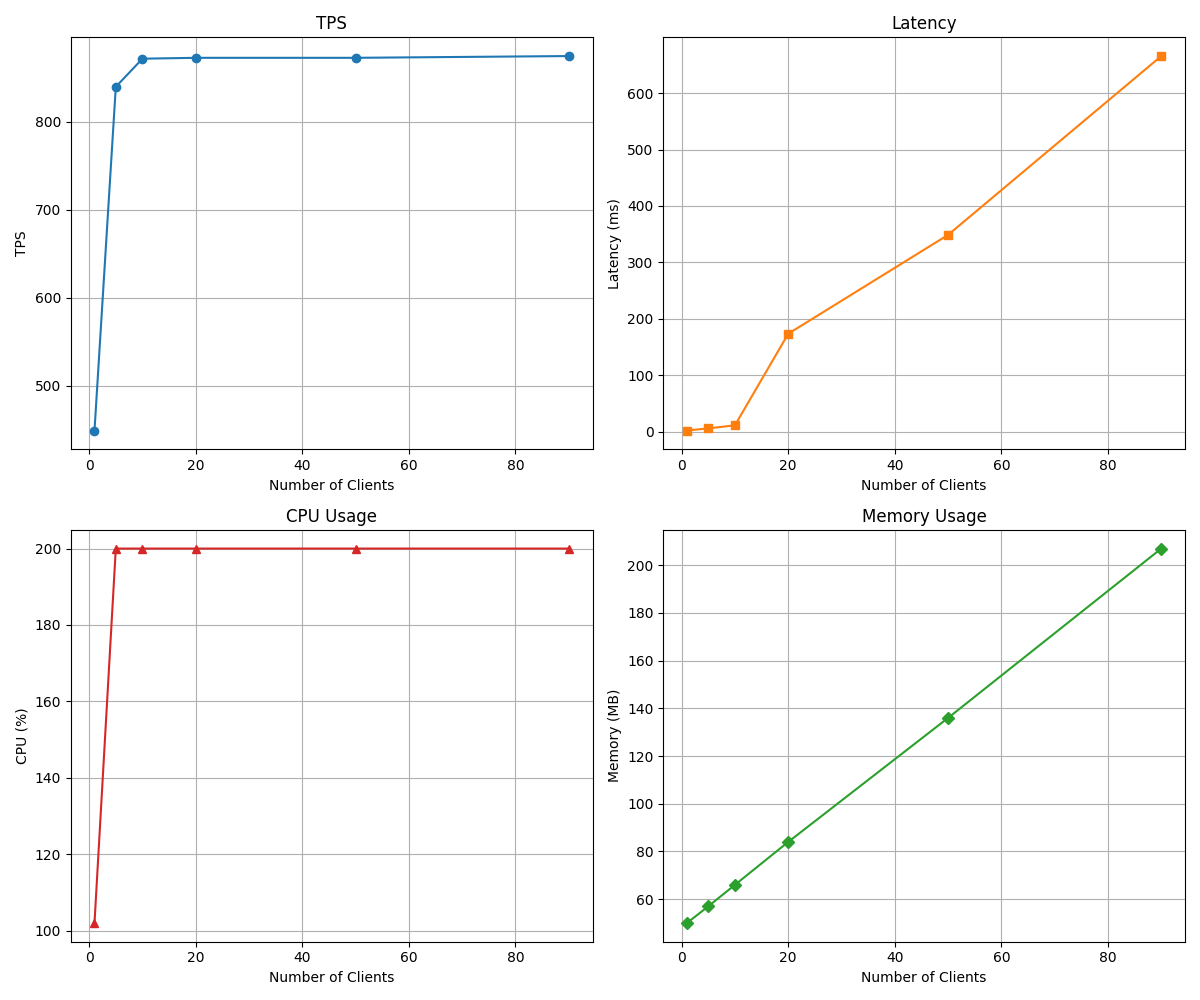

Python code for this plot:
import matplotlib.pyplot as plt

clients = [1, 5, 10, 20, 50, 90]
tps = [449, 840, 872, 873, 873, 875]
latency = [2.224, 5.947, 11.460, 173.646, 348.871, 665.634]
cpu = [102, 200, 200, 200, 200, 200]
memory = [50, 57, 66, 84, 136, 207]

fig, axs = plt.subplots(2, 2, figsize=(12, 10))

# TPS
axs[0, 0].plot(clients, tps, marker='o', label='TPS')
axs[0, 0].set_title('TPS')
axs[0, 0].set_xlabel('Number of Clients')
axs[0, 0].set_ylabel('TPS')
axs[0, 0].grid(True)

# Latency
axs[0, 1].plot(clients, latency, marker='s', color='tab:orange', label='Latency (ms)')
axs[0, 1].set_title('Latency')
axs[0, 1].set_xlabel('Number of Clients')
axs[0, 1].set_ylabel('Latency (ms)')
axs[0, 1].grid(True)

# CPU
axs[1, 0].plot(clients, cpu, marker='^', color='tab:red', label='CPU (%)')
axs[1, 0].set_title('CPU Usage')
axs[1, 0].set_xlabel('Number of Clients')
axs[1, 0].set_ylabel('CPU (%)')
axs[1, 0].grid(True)

# Memory
axs[1, 1].plot(clients, memory, marker='D', color='tab:green', label='Memory (MB)')
axs[1, 1].set_title('Memory Usage')
axs[1, 1].set_xlabel('Number of Clients')
axs[1, 1].set_ylabel('Memory (MB)')
axs[1, 1].grid(True)

plt.tight_layout()
plt.savefig("results/04_count_rental_per_customer.png")